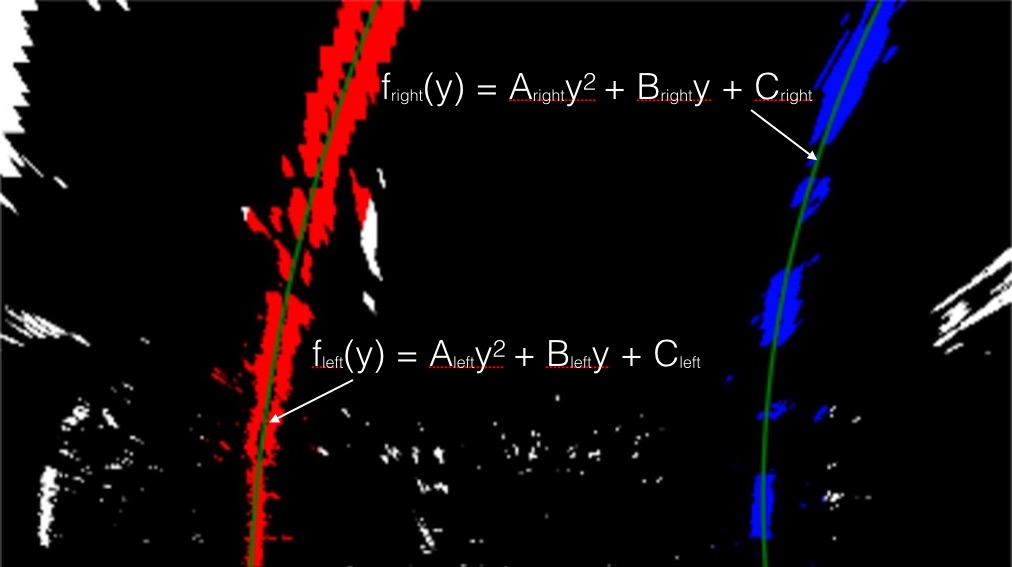
#> input picture archive/examples/color_fit_lines.jpg, 1012 x 567 px; its folder holds only this picture in this run
$ python -i lane_find_utils.py   (imports and definitions only)   (older library calls are emulated)
#> lines starting #> are read from the running program, lines starting #| are printed output that depends on the picture; after the words box and inside, x2 and y2 are one past the last pixel; in counts of white or black regions, pixels touching at a corner belong together
#> further down, picture is the input picture: shape (567, 1012, 3); mean B, G, R 11.4, 8.2, 15.7
"""
A set of utility classes and functions used for advanced lane finding
"""

import os
import fnmatch
import numpy as np
import cv2
from parameters import *


class Window:
    """
    Rectangular window defining an image region for identifying non-zero pixels

    Window dimensions are constrained to ensure the window does not exceed the
    dimensions of the input image.

    Args:
        img (int 2D array): target image for detecting non-zero pixels
        centre_x (int): centre of the window on the x-axis
        base_y (int): bottom of the widow on the y-axis
        width (int): width of the window
        height (int): height of the window

    Attributes:
        img (int 2D array): target image for detecting non-zero pixels
        centre_x (int): centre of the window on the x-axis
        p1 (int tuple): Top-left vertex of window
        p2 (int tuple): Top-right vertex of window
        p3 (int tuple): Bottom-right vertex of window
        p4 (int tuple): Bottom-left vertex of window
        pts (int 2D array): Window vertices
        window (int 2D array): Pixel values of `img` in window region
        img_inds (int 2D array): `img` indices of non-zero pixels in window
    """

    # [12 lines left out: function __init__, not called in this run]

    def draw_window(self, img, color = (200,200,0)):
        """Draw a rectange on img representing window"""
        cv2.rectangle(img, self.p1, self.p3, color, 2)

    # [36 lines left out: functions get_pixels, draw_pixels, get_next_centrex, not called in this run]


class Line:
    """
    Best fit line (2nd order) for a given set of pixels and previous lines

    Args:
        px (int 2D array): indices of pixels that define line
        linetracker (list): List of lines from previous frames

    Attributes:
        px (int 2D array): indices of pixels that define line
        px_cnt (int): Number of pixels in px
        coeffs (float 1D array): Coefficients of 2nd order line of best fit
    """

    # [25 lines left out: functions __init__, fit_line, not called in this run]


def bgr2rgb(img):
    """Returns RGB representation of BGR input image"""
    rgb = cv2.cvtColor(img, cv2.COLOR_BGR2RGB)

    return rgb

def bgr2gray(img):
    """Returns grayscale representation of BGR input image"""
    gray = cv2.cvtColor(img, cv2.COLOR_BGR2GRAY)

    return gray

# [11 lines left out: functions rgb2gray, gray2bgr, not called in this run]

def bgr2hls(img):
    """Returns HLS representation of BGR input image"""
    hls = cv2.cvtColor(img, cv2.COLOR_BGR2HLS)

    return hls

# [32 lines left out: function warpImage, not called in this run]

def threshold(img):
    """
    Returns the binary threshold image using gradient and color thresholds
    """
    grad_thresh = gradientThreshold(img)
    color_thresh = colorThreshold(img)
    img_threshold = grad_thresh | color_thresh

    return img_threshold

def gradientThreshold(img):
    """
    Returns the binary gradient threshold of the input image

    Uses Sobel filters to generate image binaries for absolute Sobel gradients
    in x and y, Sobel gradient magnitudes and Sobel gradient directions. Final
    binary output is:
        (absolute_x & absolute_y) | (magnitude & direction)

    Sobel filter kernel sizes and thersholds are defined in `parameters.py`

    Args:
        img (int 2D array): array representation of input image

    Returns:
        grad_binary (int 2D array): gradient threshold of `img`
    """
    img_gray = bgr2gray(img)
    sobelx_binary = sobel_abs_thresh(img_gray, 'x', KERNEL_ABS_X, THRESH_ABS_X)
    sobely_binary = sobel_abs_thresh(img_gray, 'y', KERNEL_ABS_Y, THRESH_ABS_Y)
    sobel_mag_binary = sobel_mag_thresh(img_gray, KERNEL_MAG, THRESH_MAG)
    sobel_dir_binary = sobel_dir_thresh(img_gray, KERNEL_DIR, THRESH_DIR)
    grad_binary = \
        (sobelx_binary & sobely_binary) | (sobel_mag_binary & sobel_dir_binary)

    return grad_binary

def colorThreshold(img):
    """
    Returns the binary color threshold of the input image

    Color threshold binaries are generated for the R channel of the RGB image
    colorspace and the H and S channels of the HLS image colorspace. Final
    binary output is:
        R_binary | (H_binary & S_binary)

    Color thersholds are defined in `parameters.py`

    Args:
        img (int 2D array): array representation of input image

    Returns:
        color_binary (int 2D array): color threshold of `img`
    """
    img_rgb = bgr2rgb(img)
    img_hls = bgr2hls(img)
    r = img_rgb[:,:,0]
    h = img_hls[:,:,0]
    s = img_hls[:,:,2]

    r_binary = cv2.inRange(r, THRESH_R[0], THRESH_R[1])
    h_binary = cv2.inRange(h, THRESH_H[0], THRESH_H[1])
    s_binary = cv2.inRange(s, THRESH_S[0], THRESH_S[1])

    color_binary = r_binary | (h_binary & s_binary)

    return color_binary

def sobel_abs_thresh(img, orient='x', k_size=3, threshold=(0,255)):
    """
    Returns a binary mask of pixel gradients in x or y using a Sobel filter

    Args:
        img (int 2D array): array representation of input image
        orient (str, optional): Orientation on which to apply the Sobel filter.
                                Accepted values are 'x' or 'y'. Defaults to 'x'
        k_size (int, optional): Kernel size of Sobel filter
                                Expects an odd number
                                Defaults to 3
        threshold (int tuple): Threshold values applied to the output of the
                               Sobel filter
                               Expects threshold to be of the form (lo, hi)
                               Defaults to (0, 255)

    Returns:
        mask (int 2D array): binary mask of pixel gradients
    """
#> called with orient = 'x', k_size = 9, threshold = (25, 180)
    sobel = get_sobel(img, orient, k_size)
    abs_sobel = np.absolute(sobel)
    thresh_sobel = np.uint8(255*abs_sobel/np.max(abs_sobel))
    mask = cv2.inRange(thresh_sobel, threshold[0], threshold[1])
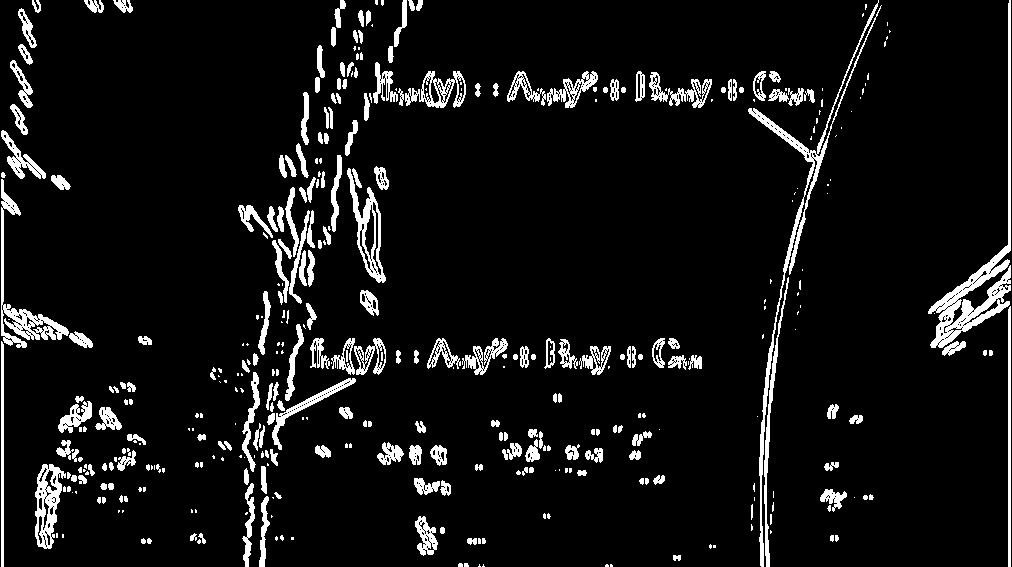
#> mask: shape (567, 1012); 7.5% white; 402 white regions (176 under 20 px), largest, box (x1, y1, x2, y2) and area: (928, 0, 1011, 348) 3659, (748, 0, 882, 567) 2962, (1, 179, 69, 348) 1887
#> in sobel_abs_thresh (call 2), `mask = cv2.inRange(thresh_sobel, threshold[0], threshold[1])`: mask: shape (567, 1012); 5.4% white; 441 white regions (226 under 20 px), largest, box (x1, y1, x2, y2) and area: (930, 245, 1012, 349) 2839, (4, 307, 92, 349) 1413, (508, 70, 597, 109) 1301

    return mask

def sobel_mag_thresh(img, k_size=3, threshold=(0,255)):
    """
    Returns a binary mask of pixel gradient magnitudes using Sobel filters

    Args:
        img (int 2D array): array representation of input image
        k_size (int, optional): Kernel size of Sobel filter
                                Expects an odd number
                                Defaults to 3
        threshold (int tuple): Threshold values applied to the output of the
                               Sobel filter
                               Expects threshold to be of the form (lo, hi)
                               Defaults to (0, 255)

    Returns:
        mask (int 2D array): binary mask of pixel gradient magnitudes
    """
#> called with k_size = 7, threshold = (100, 255)
    sobelx = get_sobel(img, 'x', k_size)
    sobely = get_sobel(img, 'y', k_size)
    sobel_mag = np.sqrt(sobelx**2 + sobely**2)
    sobel_mag_abs = np.uint8(255*sobel_mag/np.max(sobel_mag))
    mask = cv2.inRange(sobel_mag_abs, threshold[0], threshold[1])
#> mask: shape (567, 1012); 2.9% white; 220 white regions (131 under 20 px), largest, box (x1, y1, x2, y2) and area: (0, 0, 40, 179) 1198, (932, 291, 1012, 348) 952, (36, 464, 61, 548) 754

    return mask

def sobel_dir_thresh(img, k_size=3, threshold=(0,np.pi/2)):
    """
    Returns a binary mask of pixel gradient directions using Sobel filters

    Args:
        img (int 2D array): array representation of input image
        k_size (int, optional): Kernel size of Sobel filter
                                Expects an odd number
                                Defaults to 3
        threshold (int tuple): Threshold values applied to the output of the
                               Sobel filter
                               Expects threshold to be of the form (lo, hi)
                               Defaults to (0, pi/2)

    Returns:
        mask (int 2D array): binary mask of pixel gradient directions
    """
#> called with k_size = 23, threshold = (0.7, 1.3)
    sobelx = get_sobel(img, 'x', k_size)
    sobely = get_sobel(img, 'y', k_size)
#> in get_sobel (call 6), `sobel = cv2.Sobel(img, cv2.CV_64F, 0, 1, ksize = k_size)`:
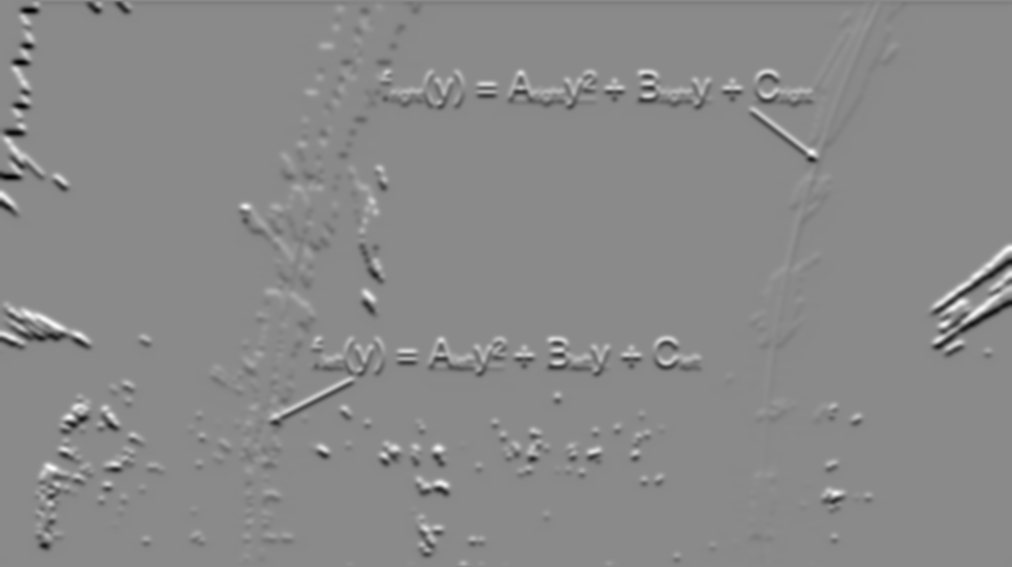
#> sobel: shape (567, 1012) float64; min -3.56e+14, max 3.02e+14, mean -4.49e+11; drawn with min black and max white
    abs_sobelx = np.absolute(sobelx)
    abs_sobely = np.absolute(sobely)
    sobel_dir = np.arctan2(abs_sobely, abs_sobelx)
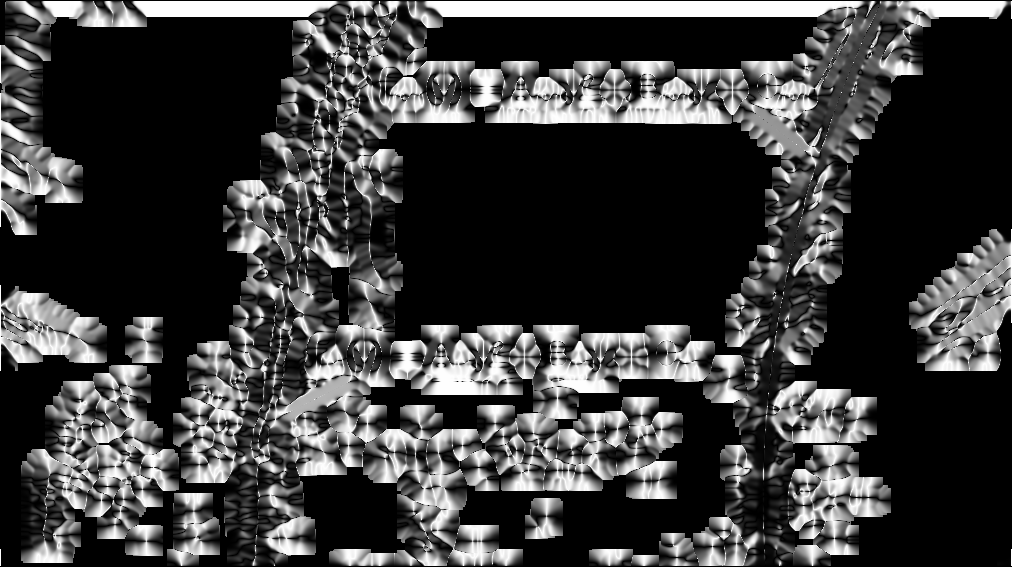
#> sobel_dir: shape (567, 1012) float64; min 0, max 1.57, mean 0.38; drawn with min black and max white
    mask = cv2.inRange(sobel_dir, threshold[0], threshold[1])
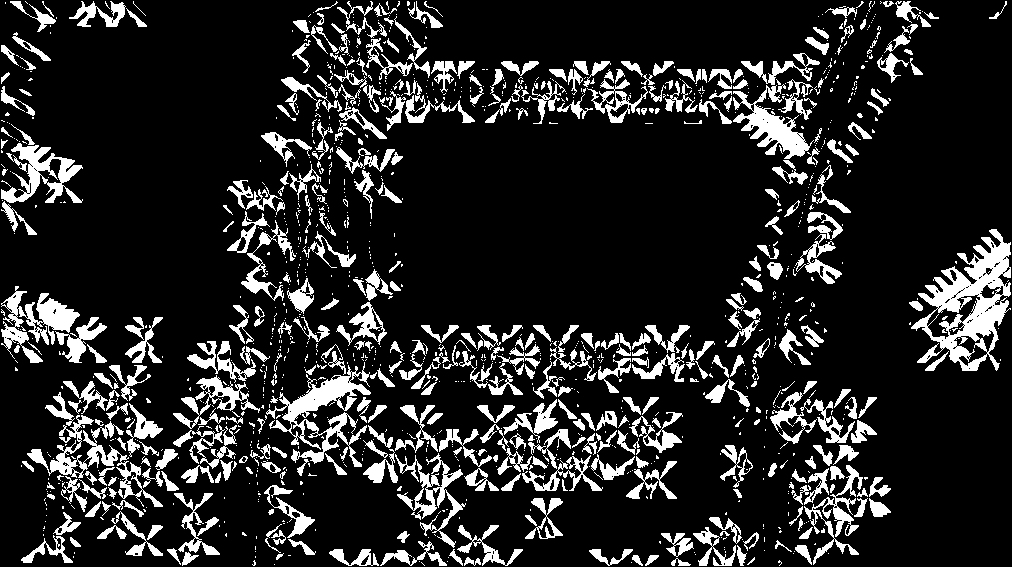
#> mask: shape (567, 1012); 15.4% white; 1304 white regions (899 under 20 px), largest, box (x1, y1, x2, y2) and area: (911, 229, 1011, 371) 5743, (266, 362, 371, 467) 3242, (27, 415, 163, 507) 2330

    return mask

def get_sobel(img, orient='x', k_size=3):
    """
    Returns the output of a Sobel filter applied to the input image

    Args:
        img (int 2D array): array representation of input image
        orient (str, optional): Orientation on which to apply the Sobel filter.
                                Accepted values are 'x' or 'y'. Defaults to 'x'
        k_size (int, optional): Kernel size of Sobel filter
                                Expects an odd number
                                Defaults to 3

    Returns:
        sobel (int 2D array): output of Sobel filter
    """
    if orient == 'x':
        sobel = cv2.Sobel(img, cv2.CV_64F, 1, 0, ksize=k_size)
    elif orient == 'y':
        sobel = cv2.Sobel(img, cv2.CV_64F, 0, 1, ksize = k_size)
    else:
        print('Orientation must be "x" or "y"')

    return sobel

# [165 lines left out: functions sliding_windows, search_from_prior, draw_lane, wgtd_avg, convert_coeffs, cal_cam, not called in this run]

>>> import cv2
>>> picture = cv2.imread('archive/examples/color_fit_lines.jpg')
>>> result = threshold(picture)
#> in gradientThreshold, `grad_binary = \ (sobelx_binary & sobely_binary) | (sobel_mag_binary & ..`: grad_binary: shape (567, 1012); 3.6% white in thin lines or dots
#> in bgr2hls, `hls = cv2.cvtColor(img, cv2.COLOR_BGR2HLS)`: hls: shape (567, 1012, 3); mean of channels 0, 1, 2 15.3, 13.6, 37.6
#> in colorThreshold, `s = img_hls[:,:,2]`:
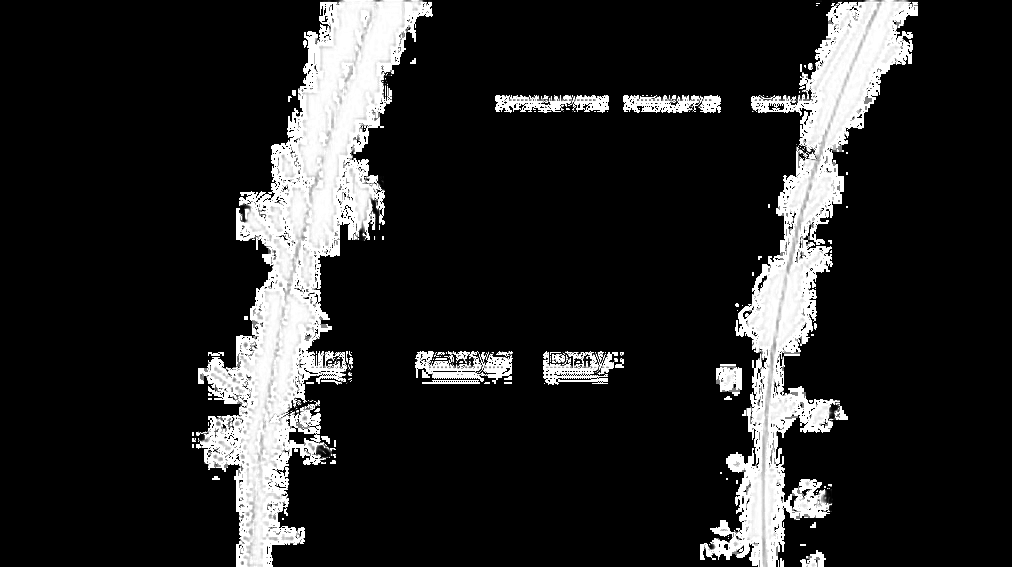
#> s: shape (567, 1012); min 0, max 255, mean 37.6
#> in colorThreshold, `r_binary = cv2.inRange(r, THRESH_R[0], THRESH_R[1])`: r_binary: shape (567, 1012); 4% white; 181 white regions (118 under 20 px), largest, box (x1, y1, x2, y2) and area: (310, 0, 404, 246) 4829, (0, 0, 37, 176) 3552, (300, 0, 374, 176) 3478
#> in colorThreshold, `h_binary = cv2.inRange(h, THRESH_H[0], THRESH_H[1])`: h_binary: shape (567, 1012); 0.61% white in thin lines or dots, all inside (x1, y1, x2, y2) = (193, 0, 909, 567)
#> in colorThreshold, `s_binary = cv2.inRange(s, THRESH_S[0], THRESH_S[1])`:
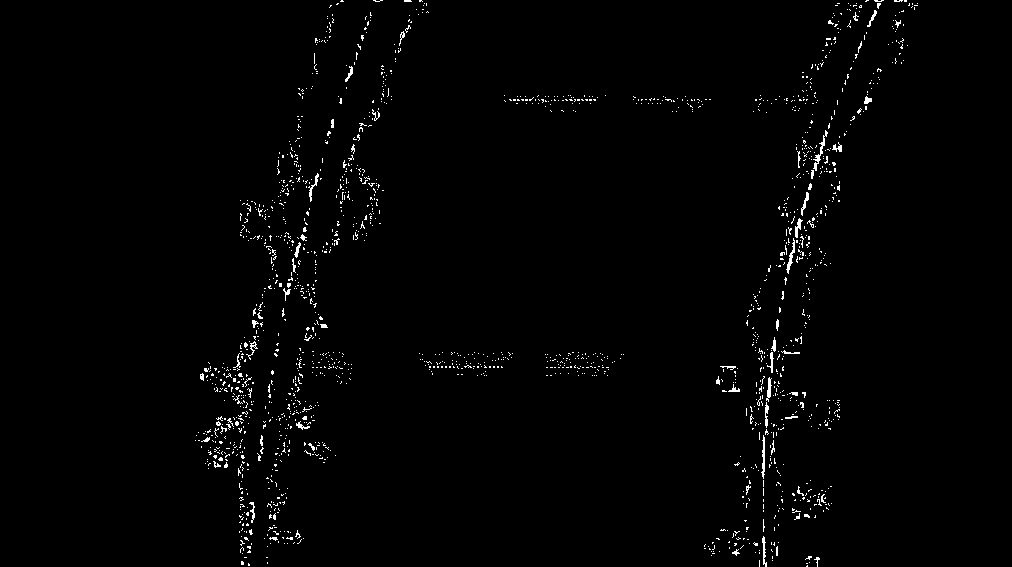
#> s_binary: shape (567, 1012); 1.3% white in thin lines or dots, all inside (x1, y1, x2, y2) = (195, 0, 918, 567)
#> in threshold, `img_threshold = grad_thresh | color_thresh`:
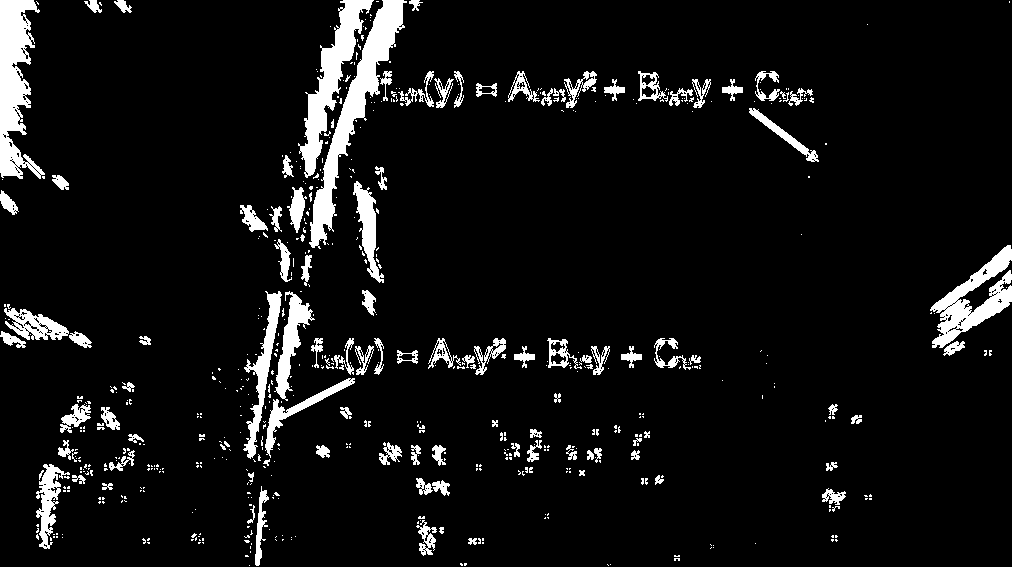
#> img_threshold: shape (567, 1012); 7.2% white; 597 white regions (487 under 20 px), largest, box (x1, y1, x2, y2) and area: (309, 0, 407, 249) 5027, (0, 0, 45, 179) 4433, (298, 0, 374, 178) 3649
